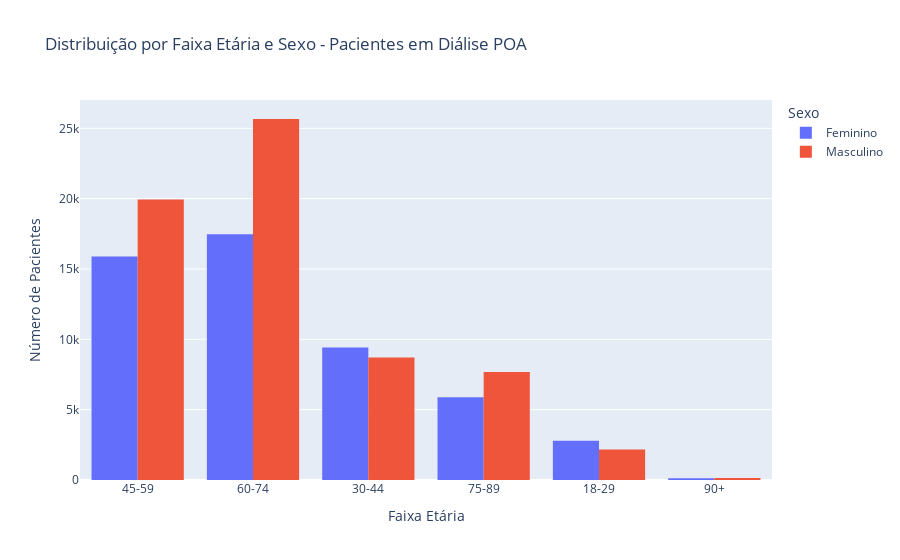

Source (notebook cell):
### Code cell
# 🎨 Visualização: distribuição por sexo e faixa etária

fig = px.histogram(
    df_poa,
    x='faixa_etaria',
    color='sexo_label',
    barmode='group',
    title='Distribuição por Faixa Etária e Sexo - Pacientes em Diálise POA',
    labels={'faixa_etaria': 'Faixa Etária', 'sexo_label': 'Sexo'}
)
fig.update_layout(xaxis_title='Faixa Etária', yaxis_title='Número de Pacientes')
fig.show()

### Figure 1 — Plotly figure (JSON) as saved in the notebook; plotly's stock layout.template omitted (floating-point values rounded to 4 significant figures; data arrays with more than 128 entries replaced by an {"elided": "..."} marker saying what was removed)
{"data": [{"alignmentgroup": "True", "bingroup": "x", "hovertemplate": "Sexo=Feminino<br>Faixa Etária=%{x}<br>count=%{y}<extra></extra>", "legendgroup": "Feminino", "marker": {"color": "#636efa", "pattern": {"shape": ""}}, "name": "Feminino", "offsetgroup": "Feminino", "orientation": "v", "showlegend": true, "type": "histogram", "x": {"elided": "51553 str values"}, "xaxis": "x", "yaxis": "y"}, {"alignmentgroup": "True", "bingroup": "x", "hovertemplate": "Sexo=Masculino<br>Faixa Etária=%{x}<br>count=%{y}<extra></extra>", "legendgroup": "Masculino", "marker": {"color": "#EF553B", "pattern": {"shape": ""}}, "name": "Masculino", "offsetgroup": "Masculino", "orientation": "v", "showlegend": true, "type": "histogram", "x": {"elided": "64298 str values"}, "xaxis": "x", "yaxis": "y"}], "layout": {"barmode": "group", "legend": {"title": {"text": "Sexo"}, "tracegroupgap": 0}, "title": {"text": "Distribuição por Faixa Etária e Sexo - Pacientes em Diálise POA"}, "xaxis": {"anchor": "y", "domain": [0, 1], "title": {"text": "Faixa Etária"}}, "yaxis": {"anchor": "x", "domain": [0, 1], "title": {"text": "Número de Pacientes"}}}}
